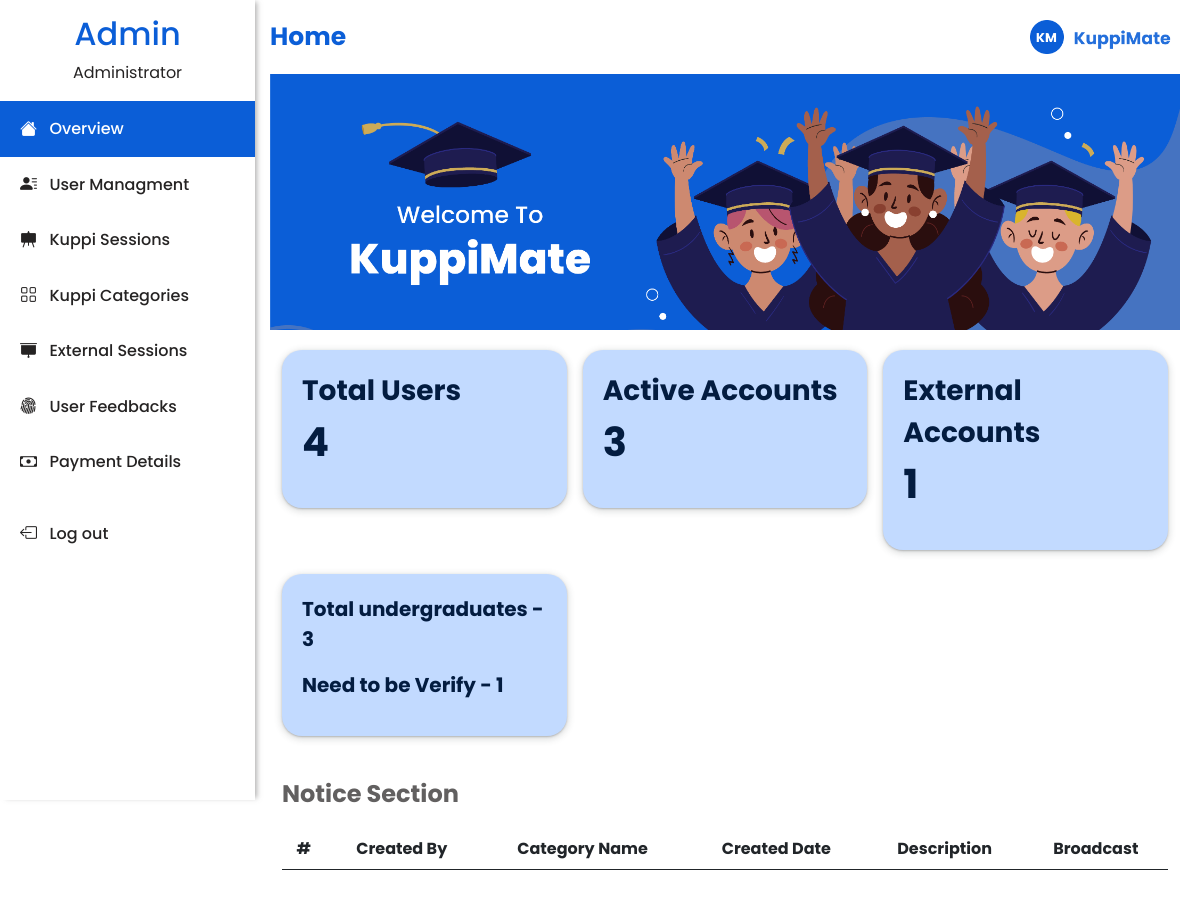
/src/view/admin-dashboard.php (signed in), run on an earlier commit of the app's database.
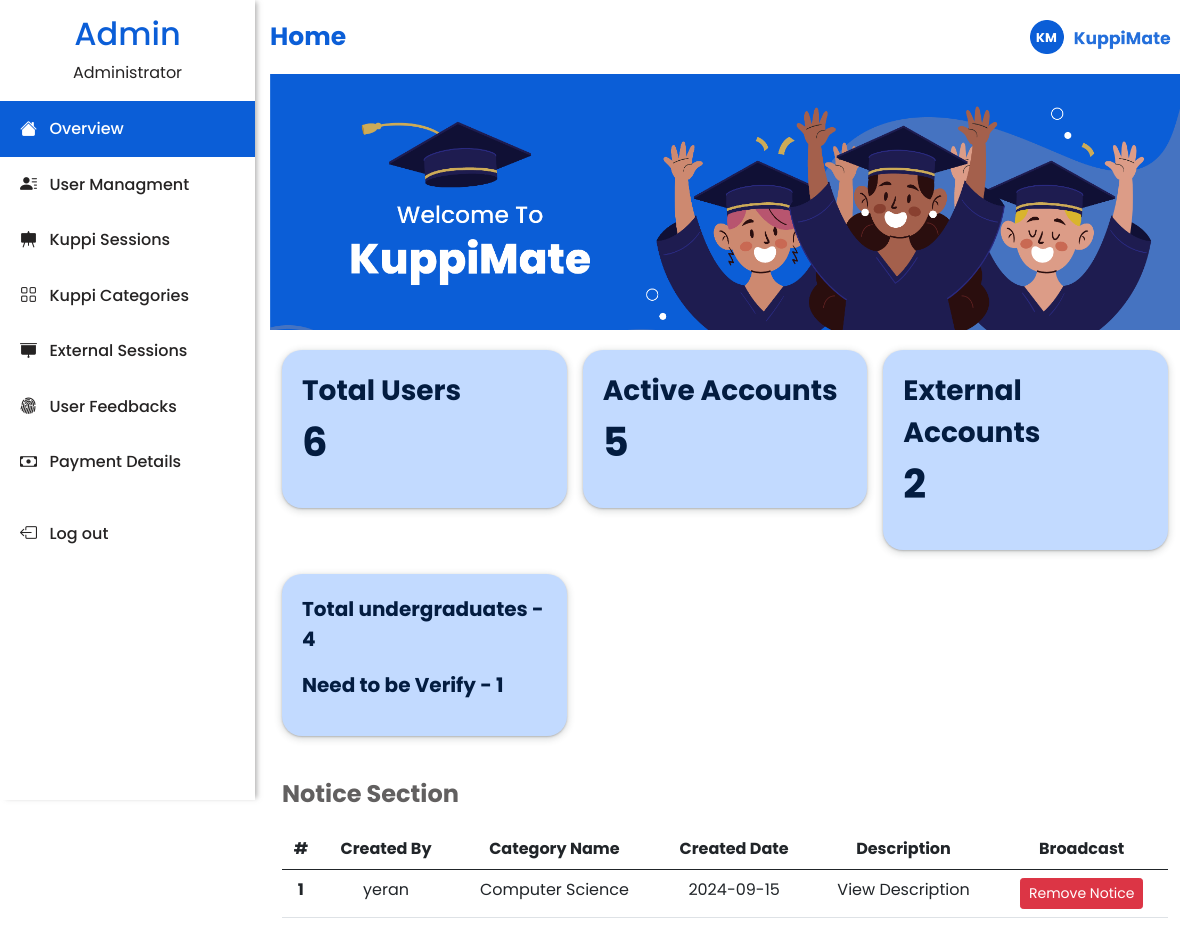
And on a later commit of the database.
### tables this page shows
CREATE TABLE `notice` (
  `id` int(11) NOT NULL,
  `category_id` int(11) NOT NULL,
  `title` varchar(255) NOT NULL,
  `description` text DEFAULT NULL,
  `session_id` int(11) NOT NULL,
  `broadcasted` tinyint(1) DEFAULT 0,
  `created_by` int(11) NOT NULL,
  `updated_by` int(11) DEFAULT NULL,
  `created_date` timestamp NOT NULL DEFAULT current_timestamp(),
  `updated_date` timestamp NOT NULL DEFAULT current_timestamp()
);

CREATE TABLE `users` (
  `id` int(11) NOT NULL,
  `first_name` varchar(50) NOT NULL,
  `last_name` varchar(50) NOT NULL,
  `email` varchar(60) NOT NULL,
  `password` varchar(255) NOT NULL,
  `contact` varchar(10) NOT NULL,
  `role` enum('administrator','undergraduate','external_learner') NOT NULL,
  `account_status` varchar(50) DEFAULT 'Inactive',
  `verification_file_name` varchar(255) DEFAULT NULL,
  `verification_file_path` varchar(500) DEFAULT NULL,
  `verification_file_type` varchar(50) DEFAULT NULL,
  `verification_file_size` int(11) DEFAULT NULL,
  `is_verified` tinyint(1) DEFAULT 0,
  `last_login` timestamp NOT NULL DEFAULT current_timestamp() ON UPDATE current_timestamp(),
  `created_by` int(11) DEFAULT NULL,
  `updated_by` int(11) DEFAULT NULL,
  `created_date` timestamp NOT NULL DEFAULT current_timestamp(),
  `updated_date` timestamp NOT NULL DEFAULT current_timestamp(),
  `university_id` int(11) DEFAULT NULL
);

CREATE TABLE `category` (
  `id` int(11) NOT NULL,
  `category_name` varchar(255) DEFAULT NULL,
  `created_by` int(11) NOT NULL,
  `updated_by` int(11) DEFAULT NULL,
  `created_date` timestamp NOT NULL DEFAULT current_timestamp(),
  `updated_date` timestamp NOT NULL DEFAULT current_timestamp()
);

### src/model/Dbconnector.php (called while the page is built)
<?php
class Dbconnector {
    private static $host = "localhost";
    private static $db_name = "Kuppimate";
    private static $db_user = "cst_user";
    private static $db_password = "password";
    public static function getConnection() {
        try {
            $dsn = "mysql:host=" . self::$host . ";dbname=" . self::$db_name;
            $con = new PDO($dsn, self::$db_user, self::$db_password);
            return $con;
        } catch (PDOException $e) {
            echo "Connection failed: " . $e->getMessage();
        }
    }
}

### src/model/User.php (called while the page is built, shortened)
<?php
class User
{
    public function countDetails($con, $condition)
    {
        try {
            $query = "SELECT COUNT(*) as count FROM users";
            if ($condition == "totalUsers") {
                $query .= " WHERE role='undergraduate' OR role='external_learner'";
            } elseif ($condition == "totalUndergarduate") {
                $query .= " WHERE role='undergraduate'";
            } elseif ($condition == "totalActive") {
                $query .= " WHERE account_status='active' AND (role='undergraduate' OR role='external_learner') ";
            } elseif ($condition == "needToVerify") {
                $query .= " WHERE is_verified=0";
            }
            $stmt = $con->prepare($query);
            $stmt->execute();
            $count = $stmt->fetchColumn();
            return $count;
        } catch (PDOException $e) {
            echo $e->getMessage();
        }
    }
}

### src/controller/adminController.php (called while the page is built, shortened)
<?php
include_once __DIR__ . '/../model/User.php';
include_once __DIR__ . '/../model/Dbconnector.php';
include_once __DIR__ . '/../model/Notice.php';
$user = new User();
$totalUsers = $user->countDetails(Dbconnector::getConnection(), "totalUsers");
$totalUndergarduate = $user->countDetails(Dbconnector::getConnection(), "totalUndergarduate");
$needToVerify = $user->countDetails(Dbconnector::getConnection(), "needToVerify");
$totalActive = $user->countDetails(Dbconnector::getConnection(), "totalActive");
$noticeSet=new Notice();
$noticeToDisplay=$noticeSet->listNotices(Dbconnector::getConnection());

### src/model/Notice.php (called while the page is built, shortened)
<?php
class Notice
{
    public function listNotices($con)
    {
        try {
            $query = "SELECT u.first_name, uni.name, c.category_name, n.*, DATE(n.created_date) AS created_date
            FROM notice n
            JOIN category c ON c.id = n.category_id
            JOIN users u ON u.id = n.created_by
            JOIN kuppisession ks ON ks.category_id = n.category_id
            LEFT JOIN university uni ON uni.id = u.university_id
            WHERE (n.broadcasted = 0 OR n.broadcasted = 1) AND ks.status = 'approved'";
            $stmt = $con->prepare($query);
            $stmt->execute();
            $result = $stmt->fetchAll(PDO::FETCH_ASSOC);
            return $result;
        } catch (PDOException $e) {
            echo $e->getMessage();
        }
    }
}

### src/view/admin-dashboard.php (the view, shortened to what this page needs)
<?php
include_once __DIR__ . '/../controller/adminController.php';
$fName = $_SESSION['first_name'];
$role = $_SESSION['role'];
?>
<!DOCTYPE html>
<html lang="en">
<head>
    <link rel="stylesheet" href="/KuppiMate/public/css/ug-dashboard.css?v=<?php echo time(); ?>">
    <link rel="stylesheet" href="/KuppiMate/public/css/admin-dashboard.css?v=<?php echo time(); ?>">
    <link href="https://cdn.jsdelivr.net/npm/bootstrap@5.0.2/dist/css/bootstrap.min.css" rel="stylesheet">
</head>
<body>
    <div class="sideBar" id="sidebar">
        <div class="profile">
            <h2><?php echo ucfirst(strtolower($fName)) ?></h2><i class="bi bi-x-lg" id="closeMenue"></i><br>
            <label class="fst-normal"><?php echo ucfirst(strtolower($role)) ?></label>
        </div>
        <ul class="navLinks">
            <li><a href="#" onclick="showSection('home')" class="active"><i class="bi bi-house-fill"></i>&nbsp;&nbsp;&nbsp;Overview</a></li>
            <li><a href="#" onclick="showSection('user-management')"><i class="bi bi-person-lines-fill"></i>&nbsp;&nbsp;&nbsp;User Managment</a></li>
            <li><a href="#" onclick="showSection('Kuppi-sessions')"><i class="bi bi-easel-fill"></i>&nbsp;&nbsp;&nbsp;Kuppi Sessions</a></li>
            <li><a href="#" onclick="showSection('Kuppi-categories')"><i class="bi bi-grid"></i>&nbsp;&nbsp;&nbsp;Kuppi Categories</a></li>
            <li><a href="#" onclick="showSection('External-sessions')"><i class="bi bi-easel3-fill"></i>&nbsp;&nbsp;&nbsp;External Sessions</a></li>
            <li><a href="#" onclick="showSection('user-feedbacks')"><i class="bi bi-fingerprint"></i>&nbsp;&nbsp;&nbsp;User Feedbacks</a></li>
            <li><a href="#" onclick="showSection('payments')"><i class="bi bi-cash"></i>&nbsp;&nbsp;&nbsp;Payment Details</a></li>
            <li class="mt-3" style="margin-top: 90px;"><a href="" data-bs-toggle="modal" data-bs-target="#logoutConfirm"><i class="bi bi-box-arrow-left"></i>&nbsp;&nbsp;&nbsp;Log out</a></li>
        </ul>
    </div>
    <div class="mainContainer">
        <header>
            <h1 id="header-title"></h1>
            <img src="/KuppiMate/public/images/logo.png" alt="Logo">
        </header>
        <section class="content" id="home">
            <div class="headerImage">
                <img class="img-fluid" src="/KuppiMate/public/images/headerImage.png" alt="header-image">
            </div>
            <div class="container admin-homecont">
                <div class="row gx-3">
                    <div class="col-12 col-md-6 col-lg-4 mb-4">
                        <div>
                            <p class="homecont-p fw-bold fs-3">Total Users<br>
                                <span class="fw-bold fs-1"><?php echo $totalUsers ?></span>
                            </p>
                        </div>
                    </div>
                    <div class="col-12 col-md-6 col-lg-4 mb-4">
                        <div>
                            <p class="homecont-p fw-bold fs-3">Active Accounts<br>
                                <span class="fw-bold fs-1"><?php echo $totalActive ?></span>
                            </p>
                        </div>
                    </div>
                    <div class="col-12 col-md-6 col-lg-4 mb-4">
                        <div>
                            <p class="homecont-p fw-bold fs-3">External Accounts<br>
                                <span class="fw-bold fs-1"><?php echo $totalUsers - $totalUndergarduate ?></span>
                            </p>
                        </div>
                    </div>
                    <div class="col-12 col-md-6 col-lg-4 mb-4">
                        <div>
                            <p class="homecont-p fw-bold fs-5">Total undergraduates -
                                <span class="fs-5"><?php echo $totalUndergarduate ?></span>
                            </p>
                            <p class="homecont-p fw-bold fs-5">Need to be Verify -
                                <span class="fs-5"><?php echo $needToVerify ?></span>
                            </p>
                        </div>
                    </div>
                </div>
            </div>
            <div class="container">
                <h4>Notice Section</h4>
                <div class="notice table-responsive">
                    <table class="table table-hover text-center">
                        <thead>
                            <tr>
                                <th scope="col">#</th>
                                <th scope="col">Created By</th>
                                <th scope="col">Category Name</th>
                                <th scope="col">Created Date</th>
                                <th scope="col">Description</th>
                                <th scope="col">Broadcast</th>
                            </tr>
                        </thead>
                        <tbody>
                            <?php if (!empty($noticeToDisplay)) {
                                foreach ($noticeToDisplay as $index => $notice1) { ?>
                                    <tr>
                                        <th scope="row"><?php echo $index + 1; ?></th>
                                        <td><?php echo $notice1['first_name']; ?></td>
                                        <td><?php echo $notice1['category_name']; ?></td>
                                        <td><?php echo $notice1['created_date'];
                                            $notice1['created_date']; ?></td>
                                        <td><span class="description" data-bs-toggle="popover" data-bs-content="<?php echo $notice1['description']; ?>">View Description</span></td>
                                        <td>
                                            <form action="/KuppiMate/src/controller/adminController.php" method="POST">
                                                <?php if ($notice1['broadcasted'] == 1) {
                                                    echo '<button type="button" data-bs-toggle="modal" data-bs-target="#deleteNotice" class="btn btn-danger btn-sm">Remove Notice</button>';
                                                } else {
                                                    echo '<input type="hidden" name="noticeId" value="' . $notice1['id'] . '">';
                                                    echo '<button type="submit" class="btn btn-primary btn-sm">Broadcast</button>';
                                                } ?>
                                            </form>
                                        </td>
                                    </tr>
                            <?php   }
                            }
                            ?>
                        </tbody>
                    </table>
                </div>
            </div>
        </section>
    </div>
</body>
</html>

### public/css/ug-dashboard.css (style rules this page uses)
* { margin: 0; padding: 0; box-sizing: border-box; font-family: "Poppins", sans-serif; }
body { display: flex; }
.sideBar { width: 255px; height: 100vh; background-color: #ffffff; position: fixed; box-shadow: 4px 0 5px -2px rgba(105, 104, 104, 0.5); color: #fff; display: flex; flex-direction: column; align-items: center; overflow-y: auto; z-index: 1000; }
.navLinks { list-style: none; padding: 0; width: 100%; }
.navLinks li { width: 100%; }
.navLinks a { text-decoration: none; color: #252323; display: block; padding: 15px 20px; width: 100%; text-align: left; font-weight: 500; transition: 0.2s; white-space: nowrap; }
.navLinks li:last-child { margin-top: 5px; }
.navLinks li:first-child { margin-top: 16px; }
.navLinks a.active { background-color: #0B5ED7; color: white; }
.bi { font-size: 17px; }
.profile { text-align: center; color: #252323; }
.profile h2 { margin-top: 15px; font-weight: 500; color: #0B5ED7; display: inline-block; }
.content { display: none; flex-direction: column; gap: 20px; }
.content.active { display: flex; }
.mainContainer { margin-left: 250px; padding: 20px; flex-grow: 1; overflow-y: auto; }
#header-title { margin-top: -5px; font-size: 25px; font-weight: 600; margin: 0; color: #252323; }
header { display: flex; justify-content: space-between; align-items: center; }
header img { margin-left: auto; width: 150px; }
.headerImage { margin-top: 20px; }

### public/css/admin-dashboard.css (style rules this page uses)
.content .admin-homecont .col-12 div,#my-courses .reviews .col-12 div { background-color:rgb(13, 110, 253,25%); padding: 20px; box-shadow: rgba(60, 64, 67, 0.3) 0px 1px 2px 0px, rgba(60, 64, 67, 0.15) 0px 2px 6px 2px; border-radius: 20px; color: #031C40; }
#home h4 { font-weight: 700; color: #626060; margin-bottom: 20px; }
.description { cursor: pointer; }

What changed in the data, as far as the page shows it:
added notice: created_by.first_name "yeran", category.category_name "Computer Science", created_date "2024-09-15", broadcasted "Remove Notice"
Also different on the page:
$totalUsers: "4" → "6"
$totalActive: "3" → "5"
$totalUsers - $totalUndergarduate: "1" → "2"
$totalUndergarduate: "3" → "4"
